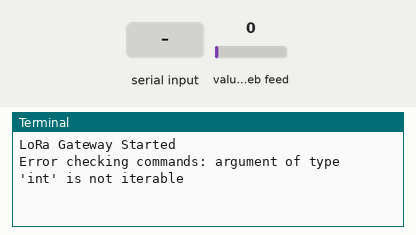
Bench run of a program on a simulated Raspberry Pi (BCM pin numbers). Shown: the last lines printed to the terminal. The test bench sets the inputs (shaded band); at power-on: value of the web feed 0. Requests to the public web service named in the program get a made-up reply in its usual format after 0.4 s (London, UTC, broken clouds, 64 % humidity, 1013 hPa unless stated); the clock reads 2024-03-15 10:24:30 at power-on unless the program sets it.

Above: at 1.2 s.
1.3 s: "field4\n" received over the second serial link
At 2.3 s:
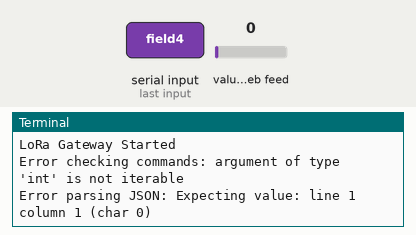
2.8 s: value of the web feed set to 2
At 16.5 s:
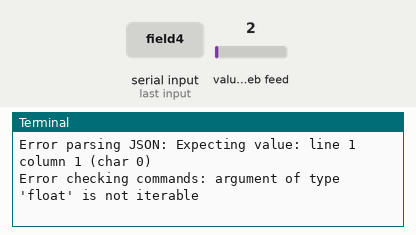
16.8 s: "1\n" received over the second serial link
At 17.9 s:
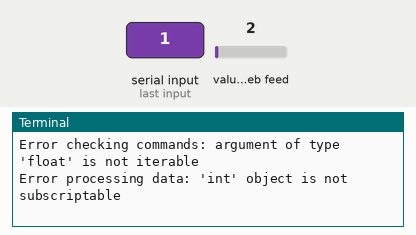

Measured:
- after the input at 1.3 s, the terminal: prints a new line at once (image 1)
- after the input at 2.8 s, the terminal: prints a new line after 12.6 s (image 2)
- after the input at 16.8 s, the terminal: prints a new line at once (image 3)

The program:

gateway.py
```python
#!/usr/bin/env python3
import time
import json
import serial
import requests
import RPi.GPIO as GPIO

# ThingSpeak configuration
THINGSPEAK_WRITE_API_KEY = 'E538BEZV88CBRWJ9'  # Replace with your Write API Key
THINGSPEAK_READ_API_KEY = 'BQE7H26UUD75VYNT'    # Replace with your Read API Key
CHANNEL_ID = '2810591'                   # Replace with your Channel ID

# LoRa configuration
LORA_SERIAL_PORT = '/dev/ttyUSB0'
LORA_BAUD_RATE = 115200

class LoRaGateway:
    def __init__(self):
        self.serial_port = serial.Serial(
            port=LORA_SERIAL_PORT,
            baudrate=LORA_BAUD_RATE,
            timeout=1
        )

    def process_data(self, data):
        try:
            # Parse JSON data from LoRa node
            sensor_data = json.loads(data)

            # Prepare ThingSpeak data
            payload = {
                'api_key': THINGSPEAK_WRITE_API_KEY,
                'field1': sensor_data['temp'],
                'field2': sensor_data['humidity'],
                'field3': 1 if sensor_data['sprinkler'] else 0
            }

            # Send to ThingSpeak
            response = requests.post(
                'https://api.thingspeak.com/update',
                params=payload
            )

            if response.status_code == 200:
                print(f"Data sent to ThingSpeak: {sensor_data}")
            else:
                print(f"Error sending data: {response.status_code}")

        except json.JSONDecodeError as e:
            print(f"Error parsing JSON: {e}")
        except Exception as e:
            print(f"Error processing data: {e}")

    def send_command(self, command):
        try:
            self.serial_port.write(command.encode())
            print(f"Sent command: {command}")
        except Exception as e:
            print(f"Error sending command: {e}")

    def check_commands(self):
        try:
            # Read latest field for commands (using field4)
            response = requests.get(
                f'https://api.thingspeak.com/channels/{CHANNEL_ID}/fields/4/last',
                params={'api_key': THINGSPEAK_READ_API_KEY}
            )

            if response.status_code == 200:
                command_data = response.json()
                if 'field4' in command_data:
                    command = command_data['field4']
                    if command == '1':
                        self.send_command('SPRINKLER_ON')
                    elif command == '0':
                        self.send_command('SPRINKLER_OFF')

        except Exception as e:
            print(f"Error checking commands: {e}")

    def run(self):
        print("LoRa Gateway Started")
        last_command_check = 0

        while True:
            try:
                # Read sensor data
                if self.serial_port.in_waiting:
                    data = self.serial_port.readline().decode('utf-8').strip()
                    if data:
                        self.process_data(data)

                # Check commands every 15 seconds
                current_time = time.time()
                if current_time - last_command_check >= 15:
                    self.check_commands()
                    last_command_check = current_time

                time.sleep(0.1)

            except Exception as e:
                print(f"Error in main loop: {e}")
                time.sleep(1)

if __name__ == "__main__":
    gateway = LoRaGateway()
    gateway.run()
```
